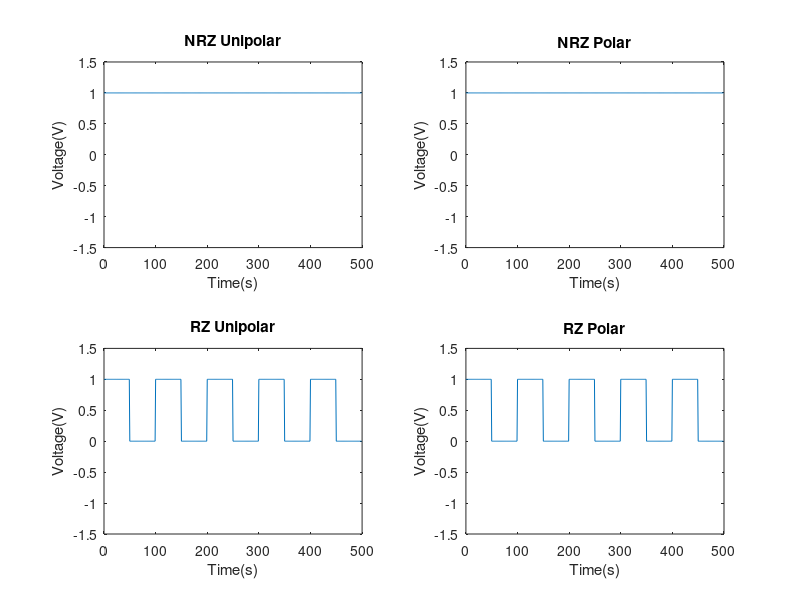
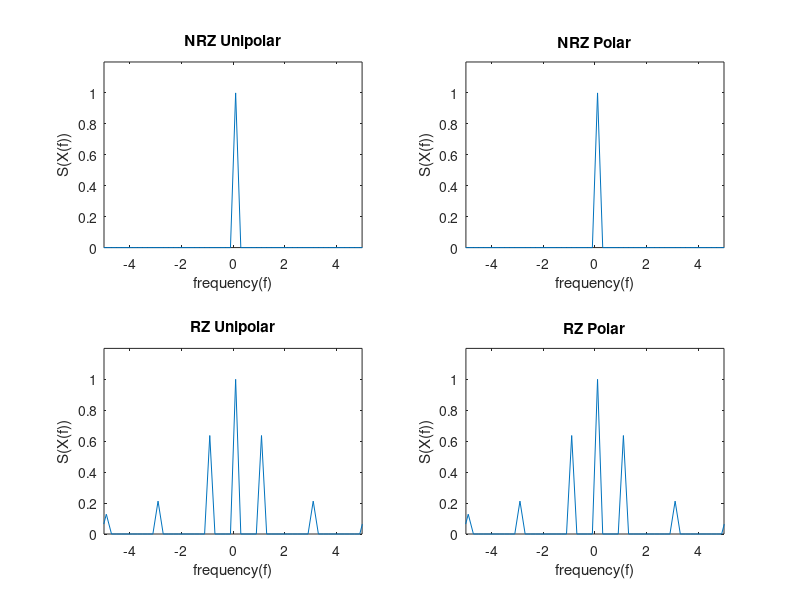

MATLAB code to generate these figures, in order:
clear all
close all
clc
%Line codes 

% NRZ
N = input('Enter the length of bitstream');
bitstream = rand(1,N) > 0.5
%bitstream=input('Enter the bitstream: ');
duration = 100 ;                                   %samples
time = 0:(duration*length(bitstream)-1);         %Time period = 100 samples.
NRZP = repelem(bitstream,duration);

%Unipolar
NRZU = NRZP;
figure(1)
subplot(2,2,1);
plot(time,NRZU);
axis([0,N*duration,-1.5,1.5]);
title('NRZ Unipolar');
xlabel('Time(s)');
ylabel('Voltage(V)');

%Polar
NRZP = 2*NRZP - 1;
subplot(2,2,2);
plot(time,NRZP);axis([0,N*duration,-1.5,1.5]);
title('NRZ Polar');
xlabel('Time(s)');
ylabel('Voltage(V)');

%RZ
intermediate = ones(1,length(bitstream)*2);
intermediate(2:2:length(intermediate)) = 0;
intermediate = repelem(intermediate,duration/2);

%Unipolar
RZU = NRZU .* intermediate;
subplot(2,2,3)
plot(time,RZU);axis([0,N*duration,-1.5,1.5]);
title('RZ Unipolar')
xlabel('Time(s)')
ylabel('Voltage(V)')

%Polar
RZP = NRZP .* intermediate;
subplot(2,2,4)
plot(time,RZP);axis([0,N*duration,-1.5,1.5]);
title('RZ Polar')
xlabel('Time(s)')
ylabel('Voltage(V)')

%Power Spectrum

freq = linspace(-duration/2,duration/2,length(NRZP));
NRZUK = ((abs(fftshift(fft(NRZU)))));
NRZPK = ((abs(fftshift(fft(NRZP)))));
RZUK = ((abs(fftshift(fft(RZU)))));
RZPK = ((abs(fftshift(fft(RZP)))));

NRZUK = NRZUK/max(NRZUK);
NRZPK = NRZPK/max(NRZPK);
RZUK = RZUK/max(RZUK);
RZPK = RZPK/max(RZPK);

figure(2)
subplot(221)
plot(freq,NRZUK); axis([-5,5,0,1.2]);
xlabel('frequency(f)')
ylabel('S(X(f))')
title('NRZ Unipolar')

subplot(222)
plot(freq,NRZPK); axis([-5,5,0,1.2]);
xlabel('frequency(f)')
ylabel('S(X(f))')
title('NRZ Polar')

subplot(223)
plot(freq,RZUK); axis([-5,5,0,1.2]);
xlabel('frequency(f)')
ylabel('S(X(f))')
title('RZ Unipolar')

subplot(224)
plot(freq,RZPK); axis([-5,5,0,1.2]);
xlabel('frequency(f)')
ylabel('S(X(f))')
title('RZ Polar')


